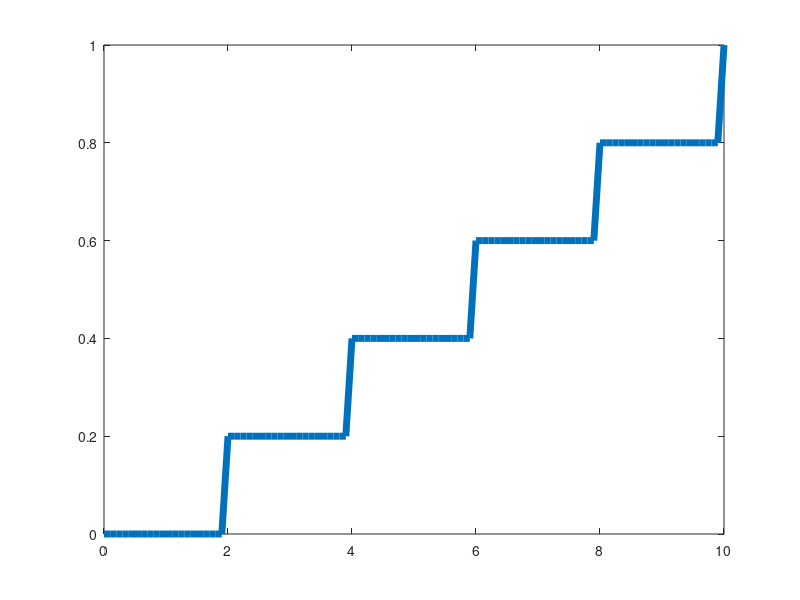

MATLAB code for this plot: (Note: this script raises an error after producing the figure.)
clc
clear
close all

printfigure = 1;

Length = 10;  % Stablaenge
Time = 0.5;   % Zetiraum

step_length = 0.1;
step_time = 0.01;

x = 0 : step_length : Length;
t = 0 : step_time : Time;

N_length = length(x);
N_time = length(t);

k = 0.1;

f = zeros(N_time, N_length);
f(1,:) = floor(x / 2) / 5;

A = step_length ^ 2 / (step_length ^ 2 + 2 * k * step_time);
B = (k * step_time) / (step_length ^ 2 + 2 * k * step_time);

H = speye(N_length * N_time);

for n = 2 : N_length - 1
    for m = 2 : N_time
        H(n+N_length*(m-1),n+N_length*(m-1)) = -1;
        H(n+N_length*(m-1),n+N_length*(m-2)) = A;
        H(n+N_length*(m-1),n+N_length*(m-1)-1) = B;
        H(n+N_length*(m-1),n+N_length*(m-1)+1) = B;
    end
end

length_edge = [1, N_length];
for n = 1 : 2
    for m = 2 : N_time
        H(length_edge(n)+N_length*(m-1),length_edge(n)+N_length*(m-1)) = -1;
        H(length_edge(n)+N_length*(m-1),length_edge(n)+N_length*(m-1)-sign(length_edge(n)-N_length/2)) = 1;
    end
end

b = zeros(N_length*N_time,1);
for n = 1 : N_length
    H(n,n) = 1;
    b(n) = f(1,n);
end

T = H\b;
for n = 1 : N_length
    for m = 2 : N_time
        f(m,n) = T(n+N_length*(m-1));
    end
end

figure
for n = 1 : 1 : N_time
    plot(x, f(n,:),'LineWidth',5)
    ylim([0 1])
    xlim([0 10])
    setplt('Temperaturverteilung','$x$','$f$','Temperature Distribution',0)
    set(gcf,'outerposition',get(0,'screensize'));
    txt = ['$t = ',num2str((n-1)*step_time),'$'];
    T = text(1,0.8,txt,'FontSize',60);
    set(T,'Interpreter','latex')
    drawnow
    frame=getframe(gcf);
    imind=frame2im(frame);
    [imind,cm] = rgb2ind(imind,256);
    if printfigure == 1
        if n==1
             imwrite(imind,cm,'TV_homo_fdm_2.gif','gif', 'Loopcount',inf,'DelayTime',1e-6);
        else
             imwrite(imind,cm,'TV_homo_fdm_2.gif','gif','WriteMode','append','DelayTime',1e-6);
        end
    end
end

figure
[X, Y] = meshgrid(x, t);
mesh(X,Y,f)
setmesh('Temperaturverteilung','$x$','$t$','$f$','TV_homo_fdm_Ttx_2',printfigure)
    

% f_fdm_homo_2 = f;
% x_fdm_homo_2 = x;
% save('f_fdm_homo_2.mat','x_fdm_homo_2','f_fdm_homo_2')

close all
